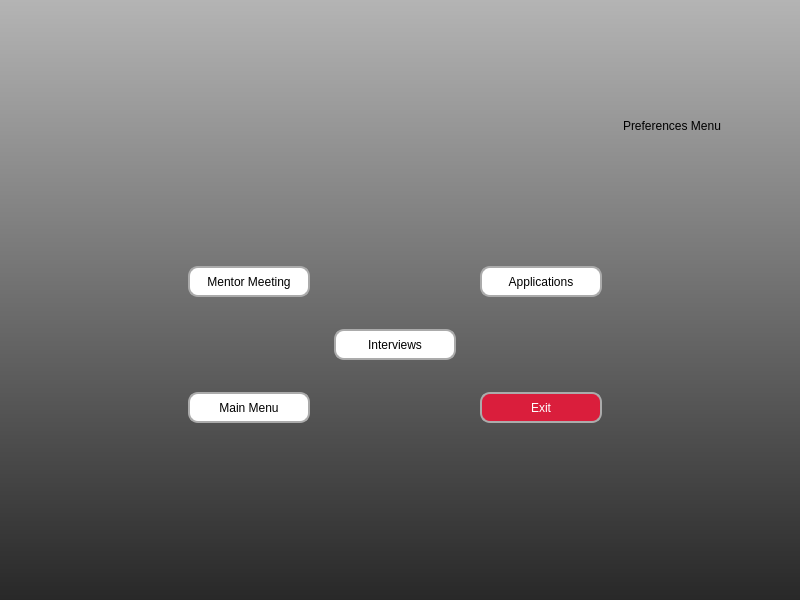
<?xml version="1.0" encoding="UTF-8"?>
<ui version="4.0">
 <class>MainWindow</class>
 <widget class="QMainWindow" name="MainWindow">
  <property name="geometry">
   <rect>
    <x>0</x>
    <y>0</y>
    <width>800</width>
    <height>600</height>
   </rect>
  </property>
  <property name="windowTitle">
   <string>MainWindow</string>
  </property>
  <widget class="QWidget" name="centralwidget">
   <widget class="QLabel" name="label_bg">
    <property name="geometry">
     <rect>
      <x>0</x>
      <y>0</y>
      <width>800</width>
      <height>600</height>
     </rect>
    </property>
    <property name="sizePolicy">
     <sizepolicy hsizetype="Expanding" vsizetype="Expanding">
      <horstretch>0</horstretch>
      <verstretch>0</verstretch>
     </sizepolicy>
    </property>
    <property name="layoutDirection">
     <enum>Qt::LayoutDirection::LeftToRight</enum>
    </property>
    <property name="styleSheet">
     <string notr="true">background-color:qlineargradient(spread:pad, x1:0, y1:1, x2:0, y2:0, stop:0 rgba(40, 40, 40, 255), stop:1 rgba(180, 180, 180, 255))</string>
    </property>
    <property name="text">
     <string/>
    </property>
    <property name="scaledContents">
     <bool>false</bool>
    </property>
    <property name="alignment">
     <set>Qt::AlignmentFlag::AlignHCenter|Qt::AlignmentFlag::AlignTop</set>
    </property>
   </widget>
   <widget class="QWidget" name="layoutWidget">
    <property name="geometry">
     <rect>
      <x>0</x>
      <y>80</y>
      <width>721</width>
      <height>92</height>
     </rect>
    </property>
    <layout class="QHBoxLayout" name="horizontalLayout">
     <item>
      <widget class="QLabel" name="label">
       <property name="maximumSize">
        <size>
         <width>350</width>
         <height>90</height>
        </size>
       </property>
       <property name="text">
        <string/>
       </property>
       <property name="pixmap">
        <pixmap>../images/logo_720.png</pixmap>
       </property>
       <property name="scaledContents">
        <bool>true</bool>
       </property>
      </widget>
     </item>
     <item>
      <spacer name="horizontalSpacer_2">
       <property name="orientation">
        <enum>Qt::Orientation::Horizontal</enum>
       </property>
       <property name="sizeHint" stdset="0">
        <size>
         <width>40</width>
         <height>20</height>
        </size>
       </property>
      </spacer>
     </item>
     <item>
      <widget class="QLabel" name="label_2">
       <property name="styleSheet">
        <string notr="true">color:black;

font: italic 28pt &quot;Harlow Solid&quot;;</string>
       </property>
       <property name="text">
        <string>Preferences Menu</string>
       </property>
       <property name="alignment">
        <set>Qt::AlignmentFlag::AlignCenter</set>
       </property>
      </widget>
     </item>
    </layout>
   </widget>
   <widget class="QWidget" name="layoutWidget">
    <property name="geometry">
     <rect>
      <x>170</x>
      <y>240</y>
      <width>451</width>
      <height>211</height>
     </rect>
    </property>
    <layout class="QGridLayout" name="gridLayout">
     <item row="2" column="0">
      <widget class="QPushButton" name="button_main">
       <property name="minimumSize">
        <size>
         <width>121</width>
         <height>31</height>
        </size>
       </property>
       <property name="maximumSize">
        <size>
         <width>122</width>
         <height>31</height>
        </size>
       </property>
       <property name="styleSheet">
        <string notr="true">
QPushButton{
color:rgb(0, 0, 0);
background-color: rgb(255, 255, 255);
border-radius: 10px;
border: 2px solid rgb(171, 171, 171);
}
QPushButton:hover {
    background-color:rgb(255, 226, 229);
}
QPushButton:pressed {
    background-color: rgb(218, 30, 60);
	color: rgb(255, 255, 255)
}</string>
       </property>
       <property name="text">
        <string>Main Menu</string>
       </property>
      </widget>
     </item>
     <item row="2" column="2">
      <widget class="QPushButton" name="button_exit">
       <property name="sizePolicy">
        <sizepolicy hsizetype="Fixed" vsizetype="Fixed">
         <horstretch>0</horstretch>
         <verstretch>0</verstretch>
        </sizepolicy>
       </property>
       <property name="minimumSize">
        <size>
         <width>121</width>
         <height>31</height>
        </size>
       </property>
       <property name="maximumSize">
        <size>
         <width>122</width>
         <height>31</height>
        </size>
       </property>
       <property name="styleSheet">
        <string notr="true">
QPushButton{
    background-color: rgb(218, 30, 60);
	color: rgb(255, 255, 255);
border-radius: 10px;
border: 2px solid rgb(171, 171, 171);

}
QPushButton:hover {
color:black;
    background-color:rgb(255, 226, 229);
}
QPushButton:pressed {
    color:rgb(0, 0, 0);
background-color: rgb(255, 255, 255);

}</string>
       </property>
       <property name="text">
        <string>Exit</string>
       </property>
      </widget>
     </item>
     <item row="1" column="1">
      <widget class="QPushButton" name="pushButton_4">
       <property name="minimumSize">
        <size>
         <width>121</width>
         <height>31</height>
        </size>
       </property>
       <property name="maximumSize">
        <size>
         <width>122</width>
         <height>31</height>
        </size>
       </property>
       <property name="styleSheet">
        <string notr="true">
QPushButton{
color:rgb(0, 0, 0);
background-color: rgb(255, 255, 255);
border-radius: 10px;
border: 2px solid rgb(171, 171, 171);
}
QPushButton:hover {
    background-color:rgb(255, 226, 229);
}
QPushButton:pressed {
    background-color: rgb(218, 30, 60);
	color: rgb(255, 255, 255)
}
</string>
       </property>
       <property name="text">
        <string>Interviews</string>
       </property>
      </widget>
     </item>
     <item row="0" column="2">
      <widget class="QPushButton" name="button_app">
       <property name="minimumSize">
        <size>
         <width>121</width>
         <height>31</height>
        </size>
       </property>
       <property name="maximumSize">
        <size>
         <width>122</width>
         <height>31</height>
        </size>
       </property>
       <property name="styleSheet">
        <string notr="true">
QPushButton{
color:rgb(0, 0, 0);
background-color: rgb(255, 255, 255);
border-radius: 10px;
border: 2px solid rgb(171, 171, 171);
}
QPushButton:hover {
    background-color:rgb(255, 226, 229);
}
QPushButton:pressed {
    background-color: rgb(218, 30, 60);
	color: rgb(255, 255, 255)
}</string>
       </property>
       <property name="text">
        <string>Applications</string>
       </property>
      </widget>
     </item>
     <item row="0" column="0">
      <widget class="QPushButton" name="button_mentor">
       <property name="minimumSize">
        <size>
         <width>121</width>
         <height>31</height>
        </size>
       </property>
       <property name="maximumSize">
        <size>
         <width>122</width>
         <height>31</height>
        </size>
       </property>
       <property name="styleSheet">
        <string notr="true">
QPushButton{
color:rgb(0, 0, 0);
background-color: rgb(255, 255, 255);
border-radius: 10px;
border: 2px solid rgb(171, 171, 171);
}
QPushButton:hover {
    background-color:rgb(255, 226, 229);
}
QPushButton:pressed {
    background-color: rgb(218, 30, 60);
	color: rgb(255, 255, 255)
}</string>
       </property>
       <property name="text">
        <string>Mentor Meeting</string>
       </property>
      </widget>
     </item>
    </layout>
   </widget>
  </widget>
 </widget>
 <resources/>
 <connections/>
</ui>
